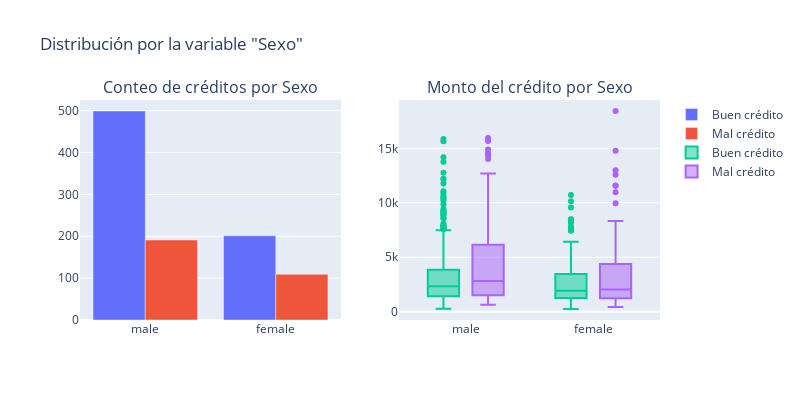

Notebook code cell kept with this figure:
### Markdown cell above
<h3>Variable Sexo</h3>

### Code cell
#Primer plot
trace0 = go.Bar(
    x = df_credit[df_credit["Risk"]== 'good']["Sex"].value_counts().index.values,
    y = df_credit[df_credit["Risk"]== 'good']["Sex"].value_counts().values,
    name='Buen crédito'
)

#Primer plot 2
trace1 = go.Bar(
    x = df_credit[df_credit["Risk"]== 'bad']["Sex"].value_counts().index.values,
    y = df_credit[df_credit["Risk"]== 'bad']["Sex"].value_counts().values,
    name="Mal crédito"
)

#Segundo plot
trace2 = go.Box(
    x = df_credit[df_credit["Risk"]== 'good']["Sex"],
    y = df_credit[df_credit["Risk"]== 'good']["Credit amount"],
    name=trace0.name
)

#Segundo plot 2
trace3 = go.Box(
    x = df_credit[df_credit["Risk"]== 'bad']["Sex"],
    y = df_credit[df_credit["Risk"]== 'bad']["Credit amount"],
    name=trace1.name
)

data = [trace0, trace1, trace2,trace3]


fig = make_subplots(rows=1, cols=2, 
                        subplot_titles=('Conteo de créditos por Sexo', 'Monto del crédito por Sexo'))

fig.append_trace(trace0, 1, 1)
fig.append_trace(trace1, 1, 1)
fig.append_trace(trace2, 1, 2)
fig.append_trace(trace3, 1, 2)

fig['layout'].update(height=400, width=800, title='Distribución por la variable "Sexo"', boxmode='group')
py.iplot(fig, filename='sex-subplot')

### Figure 1 — Plotly figure (JSON) as saved in the notebook; plotly's stock layout.template omitted (floating-point values rounded to 4 significant figures; data arrays with more than 128 entries replaced by an {"elided": "..."} marker saying what was removed)
{"data": [{"name": "Buen crédito", "type": "bar", "x": ["male", "female"], "xaxis": "x", "y": [499, 201], "yaxis": "y"}, {"name": "Mal crédito", "type": "bar", "x": ["male", "female"], "xaxis": "x", "y": [191, 109], "yaxis": "y"}, {"name": "Buen crédito", "type": "box", "x": {"elided": "700 str values"}, "xaxis": "x2", "y": {"elided": "700 int values"}, "yaxis": "y2"}, {"name": "Mal crédito", "type": "box", "x": {"elided": "300 str values"}, "xaxis": "x2", "y": {"elided": "300 int values"}, "yaxis": "y2"}], "layout": {"annotations": [{"font": {"size": 16}, "showarrow": false, "text": "Conteo de créditos por Sexo", "x": 0.225, "xanchor": "center", "xref": "paper", "y": 1, "yanchor": "bottom", "yref": "paper"}, {"font": {"size": 16}, "showarrow": false, "text": "Monto del crédito por Sexo", "x": 0.775, "xanchor": "center", "xref": "paper", "y": 1, "yanchor": "bottom", "yref": "paper"}], "boxmode": "group", "height": 400, "title": {"text": "Distribución por la variable \"Sexo\""}, "width": 800, "xaxis": {"anchor": "y", "domain": [0, 0.45]}, "xaxis2": {"anchor": "y2", "domain": [0.55, 1]}, "yaxis": {"anchor": "x", "domain": [0, 1]}, "yaxis2": {"anchor": "x2", "domain": [0, 1]}}}
